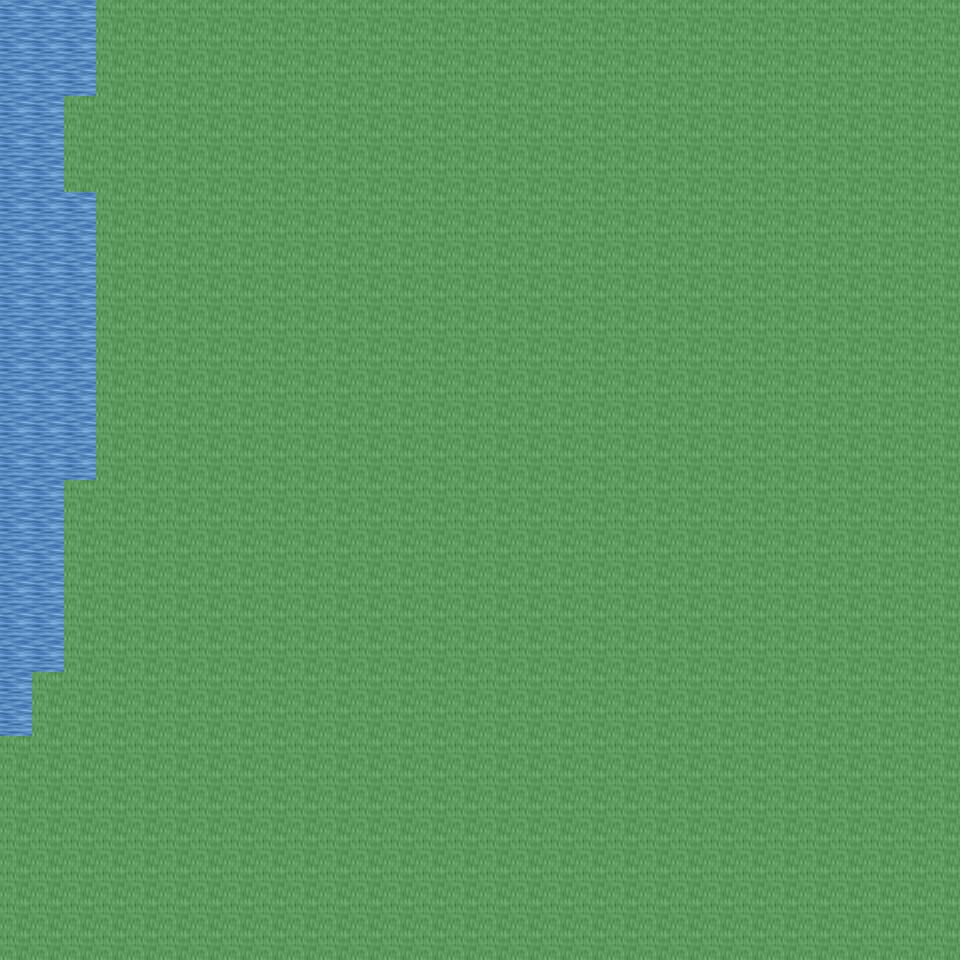

Tiled map render using the project's own tile images. Description and the map definition, with tile-layer contents summarised, below:
An orthogonal 30x30 tile map with 32x32 px tiles, 6 tile layers (Ground, Object, Object2, Above, ...), 25 tilesets and 2 objects (2x mapchange).

<map version="1.0" orientation="orthogonal" renderorder="right-down" width="30" height="30" tilewidth="32" tileheight="32" nextobjectid="3">
  <tileset firstgid="1" name="tileset_ground_ground" tilewidth="32" tileheight="32" tilecount="33" columns="3">
    <image source="../drawable/tileset_ground_ground.png" width="96" height="352" />
  </tileset>
  <tileset firstgid="34" name="tileset_ground_water_pool" tilewidth="32" tileheight="32" tilecount="72" columns="3">
    <image source="../drawable/tileset_ground_water_pool.png" width="96" height="768" />
  </tileset>
  <tileset firstgid="106" name="tileset_ground_water_pool_corners" tilewidth="32" tileheight="32" tilecount="72" columns="3">
    <image source="../drawable/tileset_ground_water_pool_corners.png" width="96" height="768" />
  </tileset>
  <tileset firstgid="178" name="tileset_ground_grass_edges" tilewidth="32" tileheight="32" tilecount="36" columns="12">
    <image source="../drawable/tileset_ground_grass_edges.png" width="384" height="96" />
  </tileset>
  <tileset firstgid="214" name="tileset_ground_grass_corners" tilewidth="32" tileheight="32" tilecount="24" columns="6">
    <image source="../drawable/tileset_ground_grass_corners.png" width="192" height="128" />
  </tileset>
  <tileset firstgid="238" name="tileset_plant_tree_palm_tree" tilewidth="32" tileheight="32" tilecount="6" columns="2">
    <image source="../drawable/tileset_plant_tree_palm_tree.png" width="64" height="96" />
  </tileset>
  <tileset firstgid="244" name="tileset_logic_collision" tilewidth="32" tileheight="32" tilecount="1" columns="1">
    <image source="../drawable/tileset_logic_collision.png" width="32" height="32" />
  </tileset>
  <tileset firstgid="245" name="tileset_ground_ridge_earth_pale" tilewidth="32" tileheight="32" tilecount="96" columns="12">
    <image source="../drawable/tileset_ground_ridge_earth_pale.png" width="384" height="256" />
  </tileset>
  <tileset firstgid="341" name="tileset_object_tent" tilewidth="32" tileheight="32" tilecount="9" columns="3">
    <image source="../drawable/tileset_object_tent.png" width="96" height="96" />
  </tileset>
  <tileset firstgid="350" name="tileset_furniture_light_iron_lamp" tilewidth="32" tileheight="32" tilecount="3" columns="1">
    <image source="../drawable/tileset_furniture_light_iron_lamp.png" width="32" height="96" />
  </tileset>
  <tileset firstgid="353" name="tileset_furniture_light_flames" tilewidth="32" tileheight="32" tilecount="6" columns="6">
    <image source="../drawable/tileset_furniture_light_flames.png" width="192" height="32" />
  </tileset>
  <tileset firstgid="359" name="tileset_furniture_table_long_front_on_pale" tilewidth="32" tileheight="32" tilecount="3" columns="1">
    <image source="../drawable/tileset_furniture_table_long_front_on_pale.png" width="32" height="96" />
  </tileset>
  <tileset firstgid="362" name="tileset_furniture_chair_wooden_pale" tilewidth="32" tileheight="32" tilecount="4" columns="2">
    <image source="../drawable/tileset_furniture_chair_wooden_pale.png" width="64" height="64" />
  </tileset>
  <tileset firstgid="366" name="tileset_item_food_meals_1" tilewidth="32" tileheight="32" tilecount="2" columns="2">
    <image source="../drawable/tileset_item_food_meals_1.png" width="64" height="32" />
  </tileset>
  <tileset firstgid="368" name="tileset_item_drink_red_wine" tilewidth="32" tileheight="32" tilecount="4" columns="2">
    <image source="../drawable/tileset_item_drink_red_wine.png" width="64" height="64" />
  </tileset>
  <tileset firstgid="372" name="tileset_item_fishrods" tilewidth="32" tileheight="32" tilecount="12" columns="4">
    <image source="../drawable/tileset_item_fishrods.png" width="128" height="96" />
  </tileset>
  <tileset firstgid="384" name="tileset_building_wall_wood" tilewidth="32" tileheight="32" tilecount="16" columns="4">
    <image source="../drawable/tileset_building_wall_wood.png" width="128" height="128" />
  </tileset>
  <tileset firstgid="400" name="tileset_building_door_door_e" tilewidth="32" tileheight="32" tilecount="6" columns="2">
    <image source="../drawable/tileset_building_door_door_e.png" width="64" height="96" />
  </tileset>
  <tileset firstgid="406" name="tileset_building_door_door_w" tilewidth="32" tileheight="32" tilecount="6" columns="2">
    <image source="../drawable/tileset_building_door_door_w.png" width="64" height="96" />
  </tileset>
  <tileset firstgid="412" name="tileset_item_pot_barrel_tall" tilewidth="32" tileheight="32" tilecount="2" columns="1">
    <image source="../drawable/tileset_item_pot_barrel_tall.png" width="32" height="64" />
  </tileset>
  <tileset firstgid="414" name="tileset_building_fence_fence_chunky" tilewidth="32" tileheight="32" tilecount="21" columns="3">
    <image source="../drawable/tileset_building_fence_fence_chunky.png" width="96" height="224" />
  </tileset>
  <tileset firstgid="435" name="tileset_plant_bush_blue_green" tilewidth="32" tileheight="32" tilecount="1" columns="1">
    <image source="../drawable/tileset_plant_bush_blue_green.png" width="32" height="32" />
  </tileset>
  <tileset firstgid="436" name="tileset_plant_pineapple_plant" tilewidth="32" tileheight="32" tilecount="6" columns="2">
    <image source="../drawable/tileset_plant_pineapple_plant.png" width="64" height="96" />
  </tileset>
  <tileset firstgid="442" name="tileset_ground_grass_2" tilewidth="32" tileheight="32" tilecount="21" columns="3">
    <image source="../drawable/tileset_ground_grass_2.png" width="96" height="224" />
  </tileset>
  <tileset firstgid="463" name="tileset_building_huts" tilewidth="32" tileheight="32" tilecount="338" columns="26">
    <image source="../drawable/tileset_building_huts.png" width="832" height="416" />
  </tileset>
  <layer name="Ground" width="30" height="30">
    <data>[900 cells, 900 non-empty, 14 distinct tile ids]</data>
  </layer>
  <layer name="Object" width="30" height="30">
    <data>[900 cells, 44 non-empty, 11 distinct tile ids]</data>
  </layer>
  <layer name="Object2" width="30" height="30">
    <data>[900 cells, 0 non-empty, 0 distinct tile ids]</data>
  </layer>
  <layer name="Above" width="30" height="30">
    <data>[900 cells, 0 non-empty, 0 distinct tile ids]</data>
  </layer>
  <layer name="Above2" width="30" height="30">
    <data>[900 cells, 0 non-empty, 0 distinct tile ids]</data>
  </layer>
  <layer name="Walkable" width="30" height="30">
    <data>[900 cells, 844 non-empty, 1 distinct tile ids]</data>
  </layer>
  <objectgroup name="MapEvents">
    <object id="1" name="north" type="mapchange" x="0" y="0" width="96" height="32">
      <properties>
        <property name="map" value="0_ados_ocean_e_x4_y2" />
        <property name="place" value="south" />
      </properties>
    </object>
    <object id="2" name="west" type="mapchange" x="0" y="0" width="32" height="736">
      <properties>
        <property name="map" value="0_ados_mountain_n2_w2_x4_y3" />
        <property name="place" value="east" />
      </properties>
    </object>
  </objectgroup>
</map>
